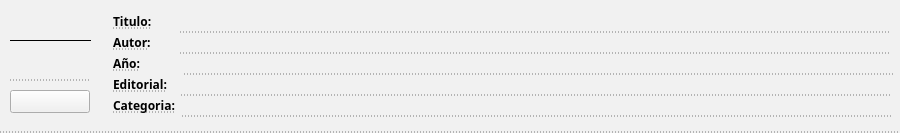
<?xml version="1.0" encoding="UTF-8"?>
<ui version="4.0">
 <class>Libro</class>
 <widget class="QWidget" name="Libro">
  <property name="windowModality">
   <enum>Qt::NonModal</enum>
  </property>
  <property name="geometry">
   <rect>
    <x>0</x>
    <y>0</y>
    <width>900</width>
    <height>133</height>
   </rect>
  </property>
  <property name="minimumSize">
   <size>
    <width>411</width>
    <height>133</height>
   </size>
  </property>
  <property name="baseSize">
   <size>
    <width>411</width>
    <height>143</height>
   </size>
  </property>
  <property name="font">
   <font>
    <family>Droid Sans</family>
    <weight>75</weight>
    <bold>true</bold>
   </font>
  </property>
  <property name="windowTitle">
   <string>Libro</string>
  </property>
  <property name="windowOpacity">
   <double>0.970000000000000</double>
  </property>
  <property name="styleSheet">
   <string notr="true">color:black;
background-color:#f1f1f1;
border-bottom: 1px dashed #777;</string>
  </property>
  <widget class="QLabel" name="imgLibro">
   <property name="geometry">
    <rect>
     <x>10</x>
     <y>0</y>
     <width>81</width>
     <height>81</height>
    </rect>
   </property>
   <property name="sizePolicy">
    <sizepolicy hsizetype="Preferred" vsizetype="Preferred">
     <horstretch>0</horstretch>
     <verstretch>0</verstretch>
    </sizepolicy>
   </property>
   <property name="frameShape">
    <enum>QFrame::HLine</enum>
   </property>
   <property name="text">
    <string/>
   </property>
   <property name="textFormat">
    <enum>Qt::RichText</enum>
   </property>
   <property name="pixmap">
    <pixmap resource="assets.qrc">:/images/img/book.png</pixmap>
   </property>
   <property name="scaledContents">
    <bool>true</bool>
   </property>
  </widget>
  <widget class="QLabel" name="titulo">
   <property name="geometry">
    <rect>
     <x>180</x>
     <y>13</y>
     <width>711</width>
     <height>20</height>
    </rect>
   </property>
   <property name="text">
    <string/>
   </property>
  </widget>
  <widget class="QLabel" name="tituloLabel">
   <property name="geometry">
    <rect>
     <x>113</x>
     <y>13</y>
     <width>38</width>
     <height>16</height>
    </rect>
   </property>
   <property name="text">
    <string>Titulo:</string>
   </property>
  </widget>
  <widget class="QLabel" name="autorLabel">
   <property name="geometry">
    <rect>
     <x>113</x>
     <y>34</y>
     <width>37</width>
     <height>16</height>
    </rect>
   </property>
   <property name="text">
    <string>Autor:</string>
   </property>
  </widget>
  <widget class="QLabel" name="autor">
   <property name="geometry">
    <rect>
     <x>180</x>
     <y>34</y>
     <width>711</width>
     <height>20</height>
    </rect>
   </property>
   <property name="text">
    <string/>
   </property>
  </widget>
  <widget class="QLabel" name="categoriaLabel">
   <property name="geometry">
    <rect>
     <x>113</x>
     <y>97</y>
     <width>63</width>
     <height>16</height>
    </rect>
   </property>
   <property name="text">
    <string>Categoria:</string>
   </property>
  </widget>
  <widget class="QLabel" name="categoria">
   <property name="geometry">
    <rect>
     <x>182</x>
     <y>97</y>
     <width>711</width>
     <height>20</height>
    </rect>
   </property>
   <property name="text">
    <string/>
   </property>
  </widget>
  <widget class="QLabel" name="aniooLabel">
   <property name="geometry">
    <rect>
     <x>113</x>
     <y>55</y>
     <width>28</width>
     <height>16</height>
    </rect>
   </property>
   <property name="text">
    <string>Año:</string>
   </property>
  </widget>
  <widget class="QLabel" name="anio">
   <property name="geometry">
    <rect>
     <x>184</x>
     <y>55</y>
     <width>711</width>
     <height>20</height>
    </rect>
   </property>
   <property name="text">
    <string/>
   </property>
  </widget>
  <widget class="QLabel" name="editorialLabel">
   <property name="geometry">
    <rect>
     <x>113</x>
     <y>76</y>
     <width>54</width>
     <height>16</height>
    </rect>
   </property>
   <property name="text">
    <string>Editorial:</string>
   </property>
  </widget>
  <widget class="QLabel" name="editorial">
   <property name="geometry">
    <rect>
     <x>181</x>
     <y>76</y>
     <width>711</width>
     <height>20</height>
    </rect>
   </property>
   <property name="text">
    <string/>
   </property>
  </widget>
  <widget class="QPushButton" name="boton">
   <property name="geometry">
    <rect>
     <x>10</x>
     <y>90</y>
     <width>80</width>
     <height>23</height>
    </rect>
   </property>
   <property name="text">
    <string/>
   </property>
  </widget>
 </widget>
 <resources>
  <include location="assets.qrc"/>
 </resources>
 <connections/>
</ui>
